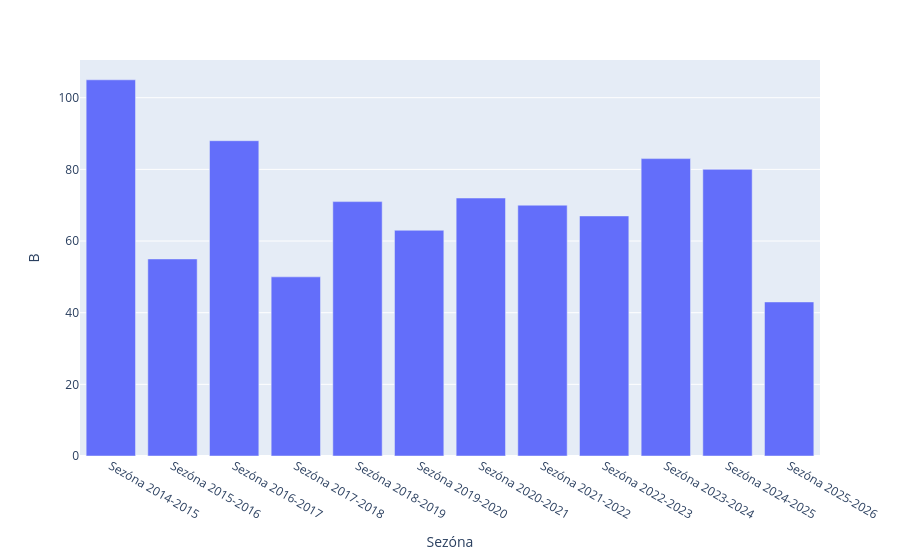

This figure's notebook cell:
### Code cell
fig = px.bar(data_hockey[data_hockey["Tým"] == "HC VERVA Litvínov"], x = "Sezóna", y= "B")

fig.show()

### Figure 1 — Plotly figure (JSON) as saved in the notebook; plotly's stock layout.template omitted (floating-point values rounded to 4 significant figures)
{"data": [{"hovertemplate": "Sezóna=%{x}<br>B=%{y}<extra></extra>", "legendgroup": "", "marker": {"color": "#636efa", "pattern": {"shape": ""}}, "name": "", "orientation": "v", "showlegend": false, "textposition": "auto", "type": "bar", "x": ["Sezóna 2014-2015", "Sezóna 2015-2016", "Sezóna 2016-2017", "Sezóna 2017-2018", "Sezóna 2018-2019", "Sezóna 2019-2020", "Sezóna 2020-2021", "Sezóna 2021-2022", "Sezóna 2022-2023", "Sezóna 2023-2024", "Sezóna 2024-2025", "Sezóna 2025-2026"], "xaxis": "x", "y": [105, 55, 88, 50, 71, 63, 72, 70, 67, 83, 80, 43], "yaxis": "y"}], "layout": {"barmode": "relative", "legend": {"tracegroupgap": 0}, "margin": {"t": 60}, "xaxis": {"anchor": "y", "domain": [0, 1], "title": {"text": "Sezóna"}}, "yaxis": {"anchor": "x", "domain": [0, 1], "title": {"text": "B"}}}}
